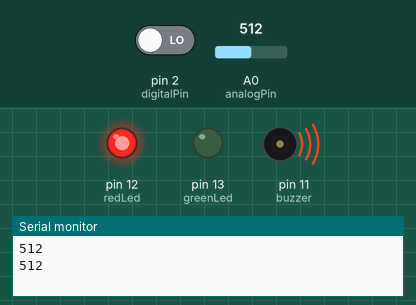
A sketch run on a simulated Arduino Uno, built with avr-gcc and run on an emulated ATmega328P. On the bench: output pins drawn as LEDs (lit = HIGH), buzzer (waves = sounding), the last lines printed to the serial monitor. The test bench sets the inputs (shaded band); at power-on: A0 (analogPin) = 512, pin 2 (digitalPin) LOW.

Above: at 5.9 s.
6.0 s: A0 (analogPin) set to 1010
At 11.2 s:
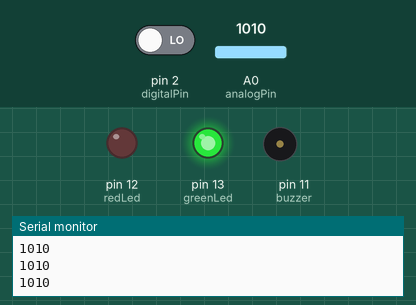
12.1 s: A0 (analogPin) set to 987
At 17.15 s:
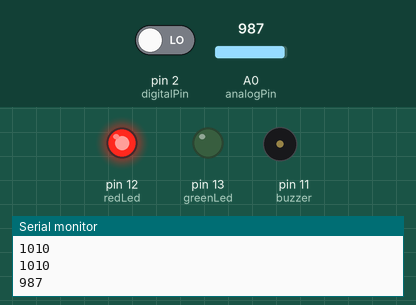
23.0 s: A0 (analogPin) set to 1023
At 28.2 s:
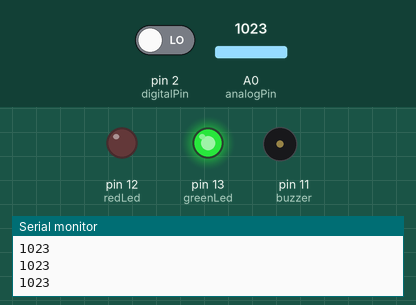
29.1 s: A0 (analogPin) set to 990
At 29.8 s:
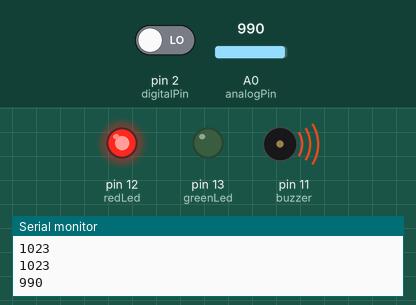
Timing chart, 0 to 40.8 s (numbered marks = the images above; inputs shaded):
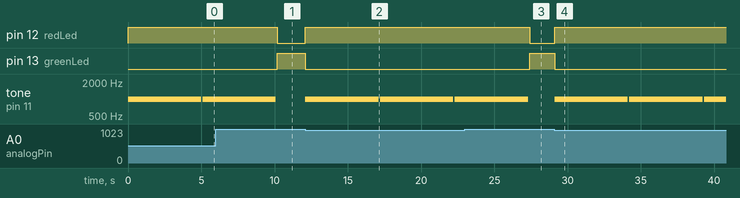

Measured:
- the behaviour switches between 1000 and 999 on A0 (analogPin) (found by bisection; images 1 and 2)
- after the input at 6.0 s, pin 12 (redLed): HIGH → LOW after 4.2 s; pin 13 (greenLed): LOW → HIGH after 4.2 s; tone on pin 11 (buzzer): goes on until 10.1 s, then stays silent
- after the input at 12.1 s, pin 12 (redLed): LOW → HIGH at once; pin 13 (greenLed): HIGH → LOW at once; tone on pin 11 (buzzer): alternates 1000 Hz for 5.0 s and silent for 0.10 s, starting at once
- after the input at 23.0 s, pin 12 (redLed): HIGH → LOW after 4.4 s; pin 13 (greenLed): LOW → HIGH after 4.4 s; tone on pin 11 (buzzer): goes on until 27.3 s, then stays silent
- after the input at 29.1 s, pin 12 (redLed): LOW → HIGH at once; pin 13 (greenLed): HIGH → LOW at once; tone on pin 11 (buzzer): alternates 1000 Hz for 5.0 s and silent for 0.10 s, starting at once

The sketch:

Flame_Detector_For_Arduino.ino
```cpp
int greenLed = 13; // Green LED pin
int redLed = 12; // Red LED pin
int buzzer = 11; // Buzzer pin
int digitalPin = 2; // KY-026 digital interface
int analogPin = A0; // KY-026 analog interface
int digitalVal; // digital readings
int analogVal; //analog readings
int threshold = 1000; // Threshold under where buzzer start make sound
int soundDuration = 5000; // How long buzzer continue make sound after flame go out (in milliseconds)

void setup()
{
  pinMode(greenLed, OUTPUT);
  pinMode(redLed, OUTPUT);
  pinMode(buzzer, OUTPUT);
  pinMode(digitalPin, INPUT);
  Serial.begin(9600);
}

void loop()
{
  // Read the digital interface
  digitalVal = digitalRead(digitalPin);
  if(digitalVal == HIGH) // if flame is detected
  {
    digitalWrite(redLed, HIGH); // turn ON red LED
    digitalWrite(greenLed, LOW); // turn OFF green LED
    tone(buzzer, 1000); // make a sound
  }
  else
  {
    digitalWrite(redLed, LOW); // turn OFF red LED
    digitalWrite(greenLed, HIGH); // turn ON green LED
    noTone(buzzer); // stop the sound
  }
  // Read the analog interface
  analogVal = analogRead(analogPin);
  Serial.println(analogVal); // print analog value to serial
  if(analogVal < threshold) // if flame is detected
  {
    digitalWrite(redLed, HIGH); // turn ON red LED
    digitalWrite(greenLed, LOW); // turn OFF green LED
    tone(buzzer, 1000); // make a sound
    delay(soundDuration); // keep the sound on for the specified duration
    noTone(buzzer); // stop the sound
  }
  else
  {
    digitalWrite(redLed, LOW); // turn OFF red LED
    digitalWrite(greenLed, HIGH); // turn ON green LED
    noTone(buzzer); // stop the sound
  }
  delay(100);
}
```
